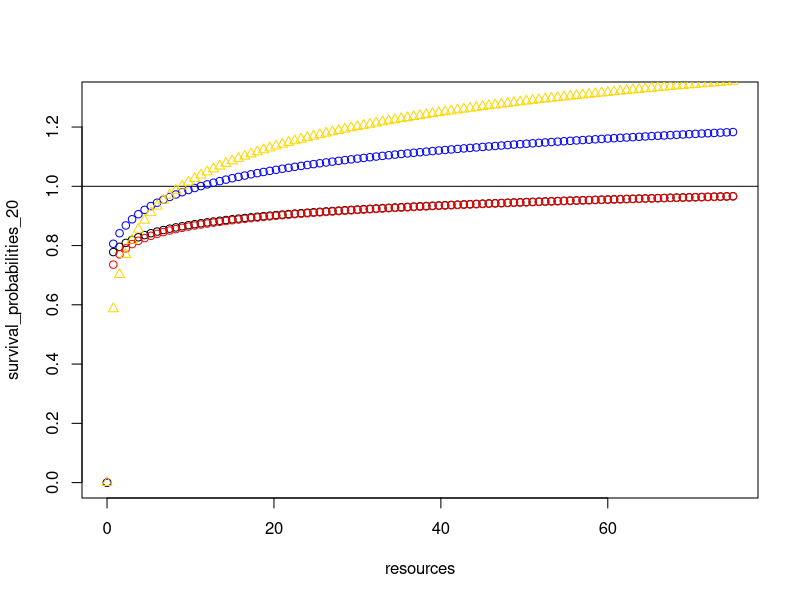
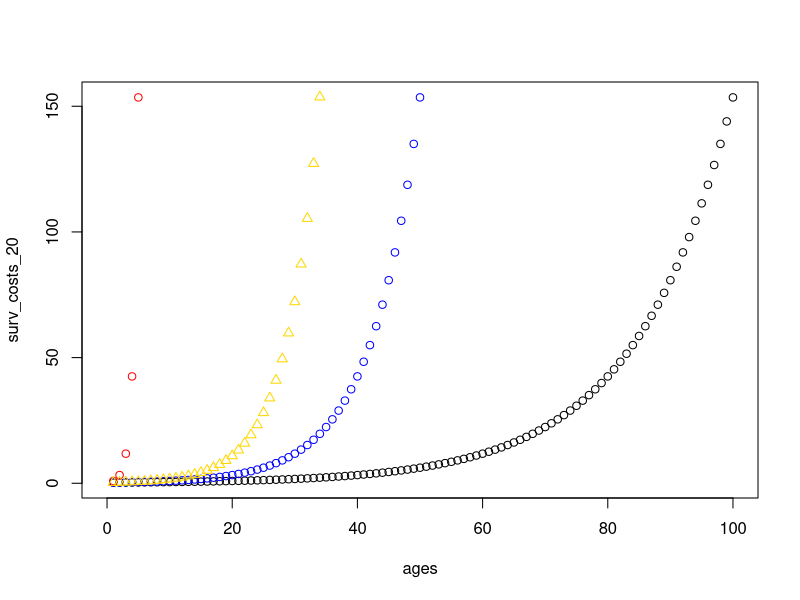
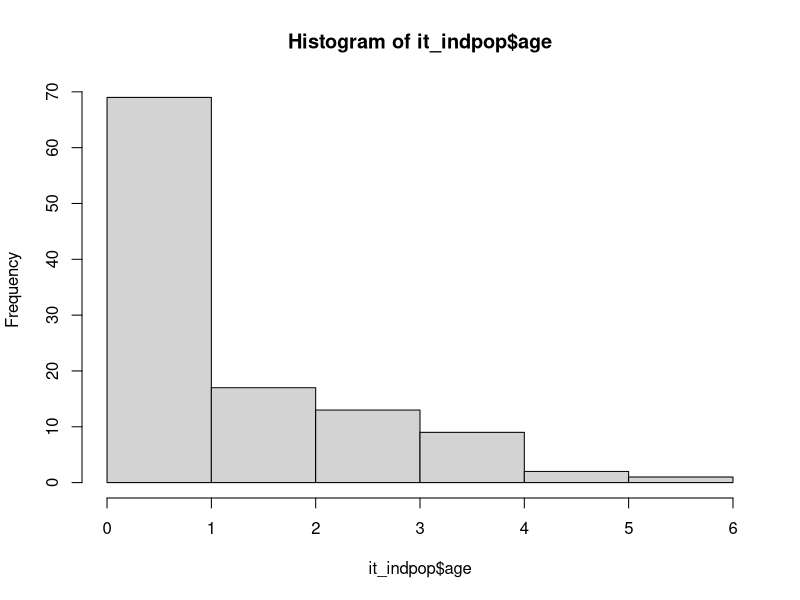

The R source for these figures, in order: (Note: a time limit stopped this script after it produced the figures.)
## ---- chunk 1
knitr::opts_chunk$set(echo = TRUE)
Sys.setlocale("LC_TIME", "C")
#install.packages("tidyverse")
library(tidyverse)
## ---- chunk 2
#survival
#probability of surviving
surv_p <- 0.75
#cost of surviving
surv_c <- 0.25
#age-specific cost of surviving
surv_c_age <- c(surv_c,surv_c*exp(exp(surv_c)/20*c(1:100))) 

#reproduction
#probability
repro_p <- 0.5
#cost of reproduction
repro_c <- 0.25
#age-specific cost of reproduction
repro_c_age <- c(repro_c,repro_c*exp(exp(repro_c)/20*c(1:100)))
#number of descendants per reproduction
repro_n <- 1

#production
#probability
prod_p <- 0.5
#amount of resources produced
prod_n <- 1

#consumption
#amount of resources consumed
cons <- 0.25
## ---- chunk 3
#survival
survive <- function(it_indpop){
  if(it_indpop$prod_a[i] >= surv_c_age[it_indpop$age[i]+1] & runif(1,min=0,max=1)<(surv_p+log(it_indpop$prod_a[i]+1)/20)){
  it_indpop$surv[i] <- 1
  }
  else{
  it_indpop$surv[i] <- 0
  }
  return(it_indpop$surv)
}

#Pablo:
#I think a solution for the "weighting" problem is to make the survival depend on having the resources or not, so if you don't have the resources you definitely die, and if you have them you go through the random option of surviving or not.
# From Dieter: I think this goes back to the discussion in the TICEL meeting, about the function that links inputs to outputs. To me, for survival, there are two steps: first, assign an individual specific level of survival depending on the resources. So there is a function that links resources to a probability. Maybe the easiest is something similar to what you have: when resources are below a critical threshold, individuals will definitely die; if resources reach that threshold, there is a baseline survival probability; if individuals have more resources, their survival probability increases. That increase probably follows a logarithmic function, with additional resources leading to smaller increases. The second step is that we draw a random number for this individual between 0 and 1 (runif(1,min=0,max=1)) and see whether that number is smaller than the probability to survive. Here is such a suggestion. I am dividing the log benefit by 20 to bring it onto the relevant scale - so if the baseline survival is 0.75, and individual with 100 resources will now have a survival of 0.75 + log(100)/20 = 0.75 + 0.23 = 0.98. With this example, most individuals survive, so if you use this variant without changing anything else, the population will explode.
#Pablo: I changed the survival function to what you suggest and I think it clearly nails the discussion in the TICEL meeting. I have two questions: 1) why is it necessary to divide by 20 to bring it onto the relevant scale? and 

# From Dieter:
# It might be useful to plot the functions to get an idea of how it influences the baseline probability. For example, should the baseline be the average or should it be the starting point? Should there be a steep incline or just a small change? Should the change be abrupt or gradual across the whole range? It also matters how you measure resources (are they measured in units of 1 or smaller units, what could the maximum be etc.) Here are four options that illustrate these differences based on what you set above that the production of resources is ~0.5 - so small steps and going up to a maximum of 10 resources (40 steps of production with baseline production (0.5) + consumption (0.25) - 40*0.25=10). I think you will probably decide the shape depending on the references you wanted to use? 

#Pablo:
#If I understand correctly, dividing by 20 is to make the survival probability have values below one, right? I updated the code below then so the baseline production is 1 (0.5 is the probability of producing one resource), the resources vector would have a maximum of 75 resources (100 steps of production with baseline production (1) + consumption (0.25), 100*0.75=75), and I divide by 20, 20_neg, 10, and the dive6.

# 
resources<-seq(from=0,to=75,length.out=101)
survival_probabilities_20<-rep(0,101)
for (i in 1:length(resources)){
if(resources[i]<surv_c){survival_probabilities_20[i]<-0}else{survival_probabilities_20[i]<-surv_p+log(resources[i]+1)/20}
}

survival_probabilities_20_neg<-rep(0,101)
for (i in 1:length(resources)){
if(resources[i]<surv_c){survival_probabilities_20_neg[i]<-0}else{survival_probabilities_20_neg[i]<-surv_p+log(resources[i])/20}
}

survival_probabilities_10<-rep(0,101)
for (i in 1:length(resources)){
if(resources[i]<surv_c){survival_probabilities_10[i]<-0}else{survival_probabilities_10[i]<-surv_p+log(resources[i]+1)/10}
}

survival_probabilities_div6<-rep(0,101)
for (i in 1:length(resources)){
if(resources[i]<surv_c){survival_probabilities_div6[i]<-0}else{survival_probabilities_div6[i]<-surv_p+(log(resources[i]/2)/6) }
}

plot(survival_probabilities_20~resources,xlim=c(0,75),ylim=c(0,1.3))
abline(h=1)
points(survival_probabilities_20_neg~resources,col="red")
points(survival_probabilities_10~resources,col="blue")
points(survival_probabilities_div6~resources,col="gold",pch=2)


# From Pablo: 2) I tried to solve the issue of population explosion, by exponentiating the survival costs with age, and the same with reproductive costs, so it would be more costly to survive/reproduce when you get older. However, this made crush the population in 2-3 iterations because the costs of survival/reproduction were too high when exponentiating. Do you think it is because the values are too high or am I missing something else? 

# From Dieter: Yes, exponentiating quickly leads to massive changes - e.g. if you start with survival of 0.75, the chance to survive to age 4 is 5%: 0.75*(0.75*0.75)*(0.75*0.75*0.75)*(0.75*0.75*0.75*0.75)

#Pablo: I am trying to plot the survival cost function, so that it increases with age. I think the one dividing by 20 should be smooth enough.

#survival cost only exp
#age
ages<-1:100
#surv cost at age 0
a <- 0.25 
#constant exponential growth
r <- exp(surv_c)
#survival costs for ages
surv_costs <- a*exp(r*ages)

#survival cost dividing by 20
#age
ages<-1:100
#surv cost at age 0
a <- 0.25 
#constant exponential growth
r_20 <- exp(surv_c)/20
#survival costs for ages
surv_costs_20 <- a*exp(r_20*ages)

#survival cost dividing by 10
#age
ages<-1:100
#surv cost at age 0
a <- 0.25 
#constant exponential growth
r_10 <- exp(surv_c)/10
#survival costs for ages
surv_costs_10 <- a*exp(r_10*ages)

#survival cost dividing by div6
#age
ages<-1:100
#surv cost at age 0
a <- 0.25 
#constant exponential growth
r_div6 <- exp(surv_c/2)/6
#survival costs for ages
surv_costs_div6 <- a*exp(r_div6*ages)

plot(surv_costs_20~ages,xlim=c(0,100))
points(surv_costs_10~ages,col="blue")
points(surv_costs~ages,col="red")
points(surv_costs_div6~ages,col="gold",pch=2)

####

#age
age <- function(it_indpop){
  it_indpop$age[i] <- it_indpop$age[i]+it_indpop$surv[i]
  return(it_indpop$age)
}

#discount survival costs
survive_c <- function(it_indpop) {
    it_indpop$prod_a[i] <- it_indpop$prod_a[i]-surv_c_age[it_indpop$age[i]+1]
    return(it_indpop$prod_a)
  }
## ---- chunk 4
#production
produce <- function(it_indpop){
  it_indpop$prod_o[i] <- rbinom(1,1,prod_p)
  return(it_indpop$prod_o)
}

#adding resources produced
produce_a <- function(it_indpop) {
  it_indpop$prod_a[i] <- it_indpop$prod_a[i]+it_indpop$prod_o[i]*prod_n
  return(it_indpop$prod_a)
}

#consumption
consume <- function(it_indpop) {
  it_indpop$cons[i] <- cons
  it_indpop$prod_a[i] <- it_indpop$prod_a[i]-cons
  return(it_indpop)
}

#Dieter:
# For both though, i wonder whether you need to plan the functions more flexibly. If I understand it correctly, the production probability can change according to the stage the individual is in. So I think that this should be part of the function definition:

# produce <- function(ind,production_probability){
#  ind$prod<-rbinom(nrow(ind),1,production_probability)
#  return(ind)
# }

# The function can than be used as:
# produce(pop,prod_p)
# Where the prod_p can be adjusted according to the stage of the individuals. Though I assume if you end up having a population where individuals are in different stages, you presumably want to make this a two-step process:

# produce <- function(ind){
#  ind$proc_b<-ifelse(ind$age<6,proc_b_infant,ifelse(ind$age<15,proc_b_juvenile,0))  # I think there is some way to set this up better
#  ind$prod<-rbinom(nrow(ind),1,ind$proc_b)
#  return(ind)
# }

#Pablo:
#I think the last option sounds like the best. However, I thought the stage-specific probabilities were set as auxiliary variables, which is why I was not considering them in the function definitions. Is this a good way to do it? Do you think is necessary to solve it for this model, where individuals don't transition to another life cycle stage, or can it be dealt in the next one where individuals have two stages?

# Dieter:
# Yes, I think for now this works. I was already thinking ahead. You could have an additional setup where there are functions that adjust the probabilities accordingly. The way you have setup it up currently though, where functions are simultaneously applied to all individuals in a vector, makes me think that the second approach I am describing will be necessary. This is because not all individuals will transition at the same time, so there will be a mix of individuals in the data frame and the function needs to consider for each individual separately which stage it is in. Or are you assuming that when individuals transition they move to a new data frame, being killed from the dataframe for stage 1 and being added to the dataframe for stage 2?

#Pablo:
#I am thinking on what you said first, not the last part of individuals moving to a new data frame. Therefore, the functions will have to consider the stage of the individual to act differently. Also, stage-specific auxiliary variables (e.g. survival costs, amount of resources produced).

## ---- chunk 5
#reproduction probability
reproduce <- function(it_indpop){
  if(it_indpop$prod_a[i] >= repro_c_age[it_indpop$age[i]+1] & runif(1,min=0,max=1)<(repro_p+log(it_indpop$prod_a[i]+1)/20)) {
  it_indpop$repro[i] <- 1
  }else{
  it_indpop$repro[i] <- 0
  }
  return(it_indpop$repro)
}

#reproductive costs
reproduce_c <- function(it_indpop) {
  if(it_indpop$repro[i] == 1){
    it_indpop$prod_a[i] <- it_indpop$prod_a[i]-repro_c_age[it_indpop$age[i]+1]
  }else{
    it_indpop$prod_a[i] <- it_indpop$prod_a[i]
  }
    return(it_indpop$prod_a)
}

#adding the newborn
#new_ind <- function(it_indpop){
#  it_indpop <- rbind(it_indpop,data.frame(id=(max(it_indpop$id)+1):((max(it_indpop$id)+1)+sum(it_indpop[which(it_indpop$repro==1),"repro"])),surv=rep(NA,length.out=sum(it_indpop[which(it_indpop$repro==1),"repro"])),age=rep(0,length.out=sum(it_indpop[which(it_indpop$repro==1),"repro"])),prod_o=rep(NA,length.out=sum(it_indpop[which(it_indpop$repro==1),"repro"])),prod_a=rep(1,length.out=sum(it_indpop[which(it_indpop$repro==1),"repro"])),cons=rep(NA,length.out=sum(it_indpop[which(it_indpop$repro==1),"repro"])),repro=rep(NA,length.out=sum(it_indpop[which(it_indpop$repro==1),"repro"]))))
#  return(it_indpop)
#}

#this one did not work out well so I put it directly on the code for one iteration.
## ---- chunk 6
#create population
it_indpop <- data.frame(id=1:1000,surv=rep(NA,length.out=1000),age=rep(0,length.out=1000),prod_o=rep(NA,length.out=1000),prod_a=rep(1,length.out=1000),cons=rep(NA,length.out=1000),repro=rep(NA,length.out=1000))
#create iteration record
it_data <- data.frame(id=1:1000)

#run one iteration for all the population
#calculate the survival outcome
for (i in 1:nrow(it_indpop)){
  #survival
  it_indpop$surv <- survive(it_indpop)
}
#record survival outcome
surv_data <- it_indpop[,c("id","surv")]
#remove individuals that died
it_indpop <- it_indpop[-which(it_indpop$surv==0),]
#calculate age, survival cost, production, consumption, and reproductive outcome
for (i in 1:nrow(it_indpop)){
  #age
  it_indpop$age <- age(it_indpop)
  #survival cost
  it_indpop$prod_a <- survive_c(it_indpop)
  #production outcome
  it_indpop$prod_o <- produce(it_indpop)
  #production amount
  it_indpop$prod_a <- produce_a(it_indpop)
  #consumption
  it_indpop <- consume(it_indpop)
  #reproduction probability
  it_indpop$repro <- reproduce(it_indpop)
  #reproductive cost
  it_indpop$prod_a <- reproduce_c(it_indpop)
}
#record production outcome and resources available
resource_data <- it_indpop[,c("id","prod_o","prod_a")]
#record reproduction
repro_data <- it_indpop[,c("id","repro")]
#add newborns
#dataframe with newborns
new_it_indpop <- data.frame(id=(max(it_indpop$id)+1):(max(it_indpop$id)+sum(it_indpop[which(it_indpop$repro==1),"repro"])),surv=rep(NA,length.out=sum(it_indpop[which(it_indpop$repro==1),"repro"])),age=rep(0,length.out=sum(it_indpop[which(it_indpop$repro==1),"repro"])),prod_o=rep(NA,length.out=sum(it_indpop[which(it_indpop$repro==1),"repro"])),prod_a=rep(1,length.out=sum(it_indpop[which(it_indpop$repro==1),"repro"])),cons=rep(NA,length.out=sum(it_indpop[which(it_indpop$repro==1),"repro"])),repro=rep(NA,length.out=sum(it_indpop[which(it_indpop$repro==1),"repro"])))
#combine original population with newborns
it_indpop <- rbind(it_indpop,new_it_indpop)
#merge iteration records
it_data <- reduce(list(it_data,surv_data,repro_data,resource_data),full_join,by="id",suffix=c("1","1"))

#check the population by the end of the iteration
head(it_indpop)
## ---- chunk 7
#create population
it_indpop <- data.frame(id=1:1000,surv=rep(NA,length.out=1000),age=rep(0,length.out=1000),prod_o=rep(NA,length.out=1000),prod_a=rep(1,length.out=1000),cons=rep(NA,length.out=1000),repro=rep(NA,length.out=1000))
#create iteration record
it_data <- data.frame(id=1:1000)

#run 100 iterations
for (b in 1:100){
for (i in 1:nrow(it_indpop)){
  #survival
  it_indpop$surv <- survive(it_indpop)
}
#record survival outcome
surv_data <- it_indpop[,c("id","surv")]
#remove individuals that died
it_indpop <- it_indpop[-which(it_indpop$surv==0),]
#calculate age, survival cost, production, consumption, and reproductive outcome
for (i in 1:nrow(it_indpop)){
  #age
  it_indpop$age <- age(it_indpop)
  #survival cost
  it_indpop$prod_a <- survive_c(it_indpop)
  #production outcome
  it_indpop$prod_o <- produce(it_indpop)
  #production amount
  it_indpop$prod_a <- produce_a(it_indpop)
  #consumption
  it_indpop <- consume(it_indpop)
  #reproduction probability
  it_indpop$repro <- reproduce(it_indpop)
  #reproductive cost
  it_indpop$prod_a <- reproduce_c(it_indpop)
}
#record production outcome and resources available
resource_data <- it_indpop[,c("id","prod_o","prod_a")]
#record reproduction
repro_data <- it_indpop[,c("id","repro")]
#add newborns
#dataframe with newborns
new_it_indpop <- data.frame(id=(max(it_indpop$id)+1):(max(it_indpop$id)+sum(it_indpop[which(it_indpop$repro==1),"repro"])),surv=rep(NA,length.out=sum(it_indpop[which(it_indpop$repro==1),"repro"])),age=rep(0,length.out=sum(it_indpop[which(it_indpop$repro==1),"repro"])),prod_o=rep(NA,length.out=sum(it_indpop[which(it_indpop$repro==1),"repro"])),prod_a=rep(1,length.out=sum(it_indpop[which(it_indpop$repro==1),"repro"])),cons=rep(NA,length.out=sum(it_indpop[which(it_indpop$repro==1),"repro"])),repro=rep(NA,length.out=sum(it_indpop[which(it_indpop$repro==1),"repro"])))
#combine original population with newborns
it_indpop <- rbind(it_indpop,new_it_indpop)
#merge iteration records
it_data <- reduce(list(it_data,surv_data,repro_data,resource_data),full_join,by="id",suffix=as.character(c(b-1,b)))
}

#check the population by the end of the iterations
head(it_indpop)

#check the age distribution by the end of the iterations
hist(it_indpop$age)
## ---- chunk 8
#longevity
longevity <- function(final_ind_data){
  final_ind_data$age[i] <- as.numeric(rowSums(it_data[i,grep("surv",colnames(it_data))],na.rm = T))
  return(final_ind_data$age)
}

#LRO
lro <- function(final_ind_data){
  final_ind_data$lro[i] <- as.numeric(rowSums(it_data[i,grep("repro",colnames(it_data))],na.rm = T))
  return(final_ind_data$lro)
}

#AFR
afr <- function(final_ind_data){
  if(final_ind_data$lro[i] == 0){
    final_ind_data$afr[i] <- NA 
  }else{
    final_ind_data$afr[i] <-
    min(cumsum(it_data[i,grep("surv",colnames(it_data))][!is.na(it_data[i,grep("surv",colnames(it_data))])])[it_data[i,grep("repro",colnames(it_data))][!is.na(it_data[i,grep("repro",colnames(it_data))])]==1])
  }
  return(final_ind_data$afr)
}

#ALR
alr <- function(final_ind_data){
 if(final_ind_data$lro[i] == 0){
    final_ind_data$alr[i] <- NA 
  }else{
    final_ind_data$alr[i] <-
    max(cumsum(it_data[i,grep("surv",colnames(it_data))][!is.na(it_data[i,grep("surv",colnames(it_data))])])[it_data[i,grep("repro",colnames(it_data))][!is.na(it_data[i,grep("repro",colnames(it_data))])]==1])
  }
  return(final_ind_data$alr)
}

#IBI
ibi <- function(final_ind_data){
  final_ind_data$ibi[i] <- (final_ind_data$alr[i]-final_ind_data$afr[i])/final_ind_data$lro[i]
  return(final_ind_data$ibi)
}
## ---- chunk 9
#production events
production_ev <- function(final_ind_data){
  final_ind_data$prod_ev[i] <- as.numeric(rowSums(it_data[i,grep("prod_o",colnames(it_data))],na.rm = T))
  return(final_ind_data$prod_ev)
}

#resource production
production_res <- function(final_ind_data){
  final_ind_data$prod_res[i] <- final_ind_data$prod_ev[i]*prod_n 
  return(final_ind_data$prod_res)
}

#consumption events
consumption_ev <- function(final_ind_data){
  final_ind_data$cons_ev[i] <- final_ind_data$age[i]
  return(final_ind_data$cons_ev)
}

#resource consumption
consumption_res <- function(final_ind_data){
  final_ind_data$cons_res[i] <- final_ind_data$cons_env[i]*cons
  return(final_ind_data$cons_res)
}

#resources available
resources_av <- function(final_ind_data){
  final_ind_data$res_av[i] <- as.numeric(rowSums(it_data[i,grep("prod_a",colnames(it_data))],na.rm=T))
  return(final_ind_data$res_av)
  }
## ---- chunk 10
#create dataset
final_ind_data <- data.frame(id=1:nrow(it_data))

for(i in 1:nrow(it_data)){
  #life-history traits
  #longevity
final_ind_data$age <- longevity(final_ind_data)
  #lro
final_ind_data$lro <- lro(final_ind_data)
  #afr
final_ind_data$afr <- afr(final_ind_data)
  #alr
final_ind_data$alr <- alr(final_ind_data)
  #ibi
final_ind_data$ibi <- ibi(final_ind_data)
  #resource dynamics
  #production events
final_ind_data$prod_ev <- production_ev(final_ind_data)
  #resource production
final_ind_data$prod_res <- production_res(final_ind_data)
  #consumption events
final_ind_data$cons_ev <- consumption_ev(final_ind_data)
  #resource consumption
final_ind_data$cons_res <- consumption_res(final_ind_data)
  #resources available
final_ind_data$res_av <- resources_av(final_ind_data)
}

#plot it
#life-history traits and resources available
layout(matrix(c(1,1,2,2,3,3,0,4,4,5,5,0),nrow=2,ncol=6,byrow=T))
plot(final_ind_data$age~final_ind_data$res_av)
plot(final_ind_data$lro~final_ind_data$res_av)
plot(final_ind_data$afr~final_ind_data$res_av)
plot(final_ind_data$alr~final_ind_data$res_av)
plot(final_ind_data$ibi~final_ind_data$res_av)
#life-history traits and resource production
layout(matrix(c(1,1,2,2,3,3,0,4,4,5,5,0),nrow=2,ncol=6,byrow=T))
plot(final_ind_data$age~final_ind_data$prod_res)
plot(final_ind_data$lro~final_ind_data$prod_res)
plot(final_ind_data$afr~final_ind_data$prod_res)
plot(final_ind_data$alr~final_ind_data$prod_res)
plot(final_ind_data$ibi~final_ind_data$prod_res)
